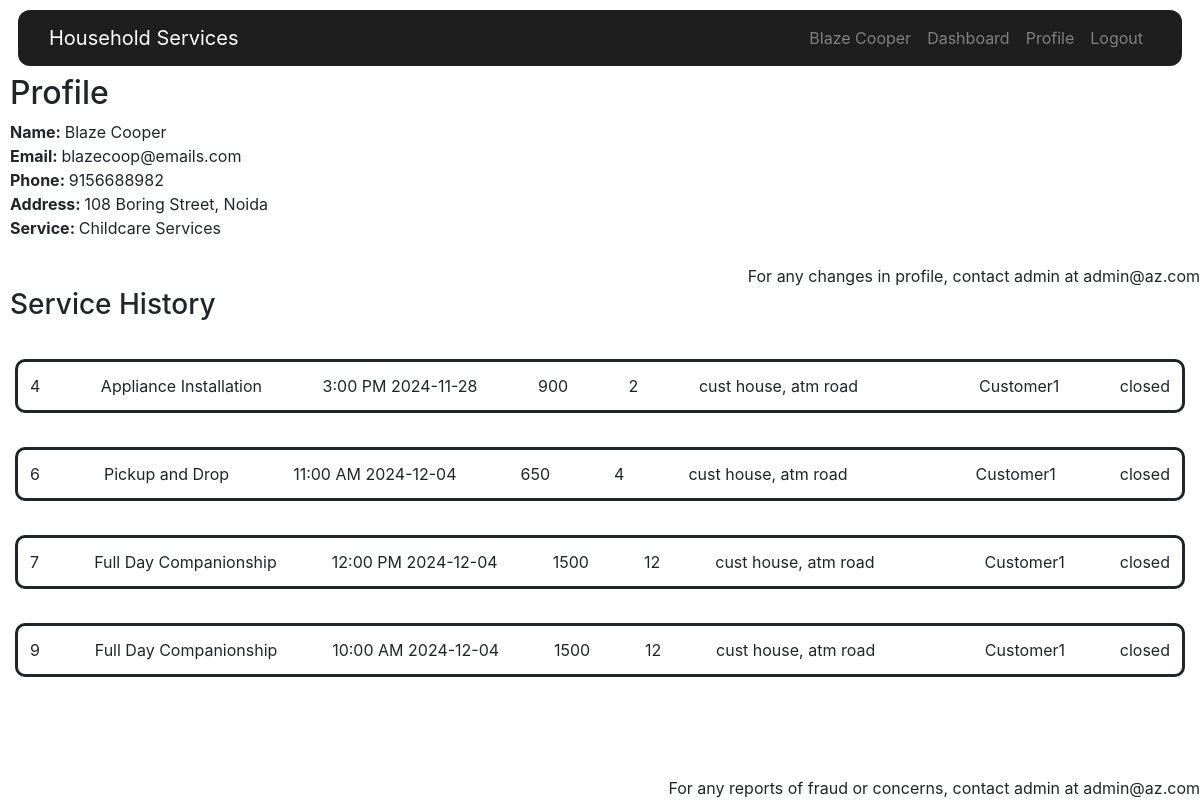
The page /prof/profile (signed in) on the database its author committed.
### model.py (models this page shows)
class users(db.Model, UserMixin):
    __tablename__ = 'users'
    id = db.Column(db.Integer, primary_key=True, autoincrement=True)
    name = db.Column(db.String(50), nullable=False)
    mobile = db.Column(db.String(50), nullable=False)
    email = db.Column(db.String(150), unique=True, nullable=False)
    password = db.Column(db.String(150), nullable=False)
    service = db.Column(db.String(150), nullable=True)
    address = db.Column(db.String(150), nullable=False)
    city = db.Column(db.String(50), nullable=False)
    type = db.Column(db.String(50), nullable=False)
    reviews = db.Column(db.String(150), nullable=True)
    status = db.Column(db.String(50), nullable=False)
    s_status = db.Column(db.String(50), nullable=True)
    doc_loc = db.Column(db.String(150), nullable=True)

class packages(db.Model):
    __tablename__ = 'packages'
    package_id = db.Column(db.Integer, primary_key=True, autoincrement=True)
    service_id = db.Column(db.Integer, db.ForeignKey('services.service_id'))
    package_name = db.Column(db.String(50), nullable=False)
    duration = db.Column(db.String(50), nullable=False)
    price = db.Column(db.String(50), nullable=False)

class service_req(db.Model):
    __tablename__ = 'service_req'
    req_id = db.Column(db.Integer, primary_key=True, autoincrement=True)
    cust_id = db.Column(db.Integer, db.ForeignKey('users.id'))
    prof_id = db.Column(db.Integer, db.ForeignKey('users.id'), nullable=True)
    package_id = db.Column(db.Integer, db.ForeignKey('packages.package_id'))
    service_name= db.Column(db.String, db.ForeignKey('services.service_name'))
    status = db.Column(db.String(50), nullable=False)
    time = db.Column(db.String(50), nullable=False)
    date = db.Column(db.String(50), nullable=False)
    comments = db.Column(db.String(50), nullable=True)

### routes/prof_route.py (the view)
    @app.route('/prof/profile', methods=["GET", "POST"])
    @login_required
    @prof_required
    def prof_profile():
        serv_list = service_req.query.filter_by(prof_id=current_user.id).all()
        service_list = []
        for serv in serv_list:
            cust = users.query.filter_by(id=serv.cust_id).first()
            pk = packages.query.filter_by(package_id=serv.package_id).first()
            prof = users.query.filter_by(id=serv.prof_id).first()
            dict = {
                "service_id":serv.req_id,
                "package_name":pk.package_name,
                "price":pk.price,
                "duration":pk.duration,
                "time": serv.time,
                "date": serv.date,
                "rating":prof.reviews + "★",
                "status":serv.status,
                "location":cust.address,
                "cust_name":cust.name,
            }
            service_list.append(dict)
        data = {
            "name":current_user.name,
            "email":current_user.email,
            "phone":current_user.mobile,
            "address":current_user.address + ", " + current_user.city,
            "service":current_user.service,
            "history": service_list,
        }
        return render_template("prof_profile.html", data = data)

### routes/prof_route.py (called while the page is built)
def prof_required(f):
    @wraps(f)
    def decorated_function(*args, **kwargs):
        if not current_user.is_authenticated or current_user.type != 'prof' :
            abort(403)  # Forbidden
        return f(*args, **kwargs)
    return decorated_function

### templates/prof_profile.html (shortened to what this page needs)
{% extends "layout.html" %}
    {% block body %}
      <h2>Profile</h2>
      <b>Name: </b> {{data.name}}<br>
      <b>Email: </b> {{data.email}}<br>
      <b>Phone: </b> {{data.phone}}<br>
      <b>Address: </b> {{data.address}}<br>
      <b>Service: </b> {{data.service}}<br><br>
      <div style="position: absolute; right: 0;"> For any changes in profile, contact admin at admin@az.com</div>
      <br>
      <div class="ser-hist">
      <h3>Service History</h3>
      {% for service in data.history %}<br>
        <div class="ser-hist-div">
          <div>{{service.service_id}}</div>
          <div>{{service.package_name}}</div>
          <div>{{service.time}} {{service.date}}</div>
          <div>{{service.price}}</div>
          <div>{{service.duration}}</div>
          <div>{{service.location}}</div>
          <div>{{service.cust_name}}</div>
          <div>{{ service.status }}</div>
        </div>
      {% endfor %}
      <div style="position: fixed; bottom:0; right: 0;">For any reports of fraud or concerns, contact admin at admin@az.com</div>
    {% endblock %}
  {% block script %}
  <link rel="stylesheet" href="{{ url_for('static', filename='css/cust_profile.css') }}">
  {% endblock %}

### templates/layout.html (shortened to what this page needs)
<!DOCTYPE html>
<html lang="en">
    <head>
        <link rel="stylesheet" href="https://stackpath.bootstrapcdn.com/bootstrap/4.5.2/css/bootstrap.min.css">
        <link rel="stylesheet" href="{{ url_for('static', filename='css/layout.css') }}">
    </head>
<body style="margin:10px">
  <nav class="navbar navbar-expand-lg  " id= "navbar-id" >
    <div class="container-fluid" >
        <span class="navbar-brand">Household Services</span>
        <div class="collapse navbar-collapse " id="navbarNav">
            <ul class="navbar-nav ml-auto mb-2 mb-lg-0">
                    {% if current_user.is_authenticated %}
                    <li class="nav-item login-button">
                        <span class="nav-link">{{ current_user.name }}</span>
                    </li>
                    {% if current_user.type == "cust" %}
                        <li class="nav-item login-button">
                            <a class="nav-link" href="/dashboard">Dashboard</a>
                        </li>
                        <li class="nav-item login-button">
                            <a class="nav-link" href="/profile" ><i class="bi bi-box-arrow-in-left"></i> Profile</a>
                        </li>
                    {% elif current_user.type == "prof" %}
                        <li class="nav-item login-button">
                            <a class="nav-link" href="/prof/dashboard">Dashboard</a>
                        </li>
                        <li class="nav-item login-button">
                            <a class="nav-link" href="/prof/profile" > Profile</a>
                        </li>
                    {% endif %}
                    <li class="nav-item login-button">
                        <a class="nav-link" href="/logout" > Logout</a>
                    </li>
                    {% endif %}
            </ul>
        </div>
    </div>
</nav>
    {% block body %}
    {% endblock %}
    {% block script %}
        {% endblock %}
</body>
</html>

### static/css/layout.css (style rules this page uses)
#navbar-id { background-color: #1E1E1E; color: #BB86FC; border-radius: 12px; margin:8px; position: sticky; top: 2px; }
.nav-link { color: grey; }
.navbar-brand { color: white; }

### static/css/cust_profile.css (style rules this page uses)
.ser-hist-div { display: flex; flex-direction: row; margin: 5px; justify-content: space-between; border-style: solid; border-radius: 10px; padding: 12px; }

### rows shown on the page
users: name "Blaze Cooper", email "blazecoop@emails.com", phone "9156688982", service "Childcare Services"
packages: package_name "Appliance Installation", price "900"
service_req: time "3:00 PM", date "2024-11-28", status "closed"
users: location "cust house, atm road" "cust house, atm road" "cust house, atm road" "cust house, atm road", cust_name "Customer1" "Customer1" "Customer1" "Customer1"
packages: package_name "Pickup and Drop", price "650"
service_req: time "11:00 AM", date "2024-12-04", status "closed"
packages: package_name "Full Day Companionship" "Full Day Companionship", price "1500" "1500", duration "12" "12"
service_req: time "12:00 PM", date "2024-12-04", status "closed"
service_req: time "10:00 AM", date "2024-12-04", status "closed"

### other values the page prints
{{ data.address }} "108 Boring Street, Noida"
{{ service.service_id }} "4" "6" "7" "9"
{{ service.duration }} "2" "4"
